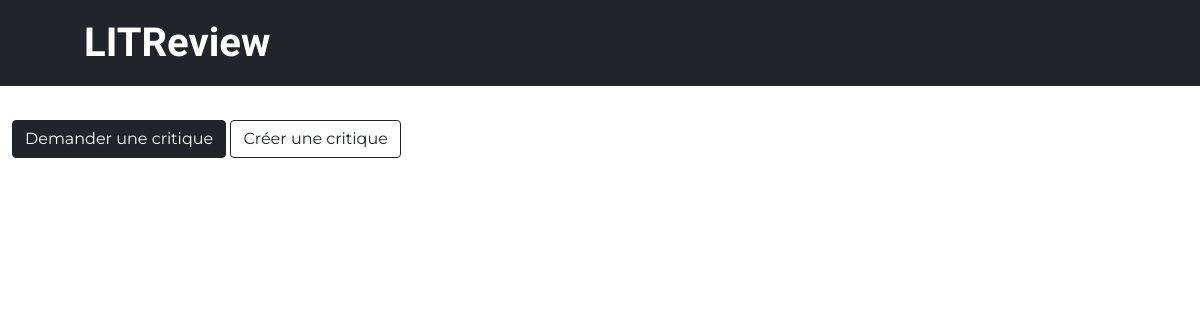
Before: /flux/ with the older database file.
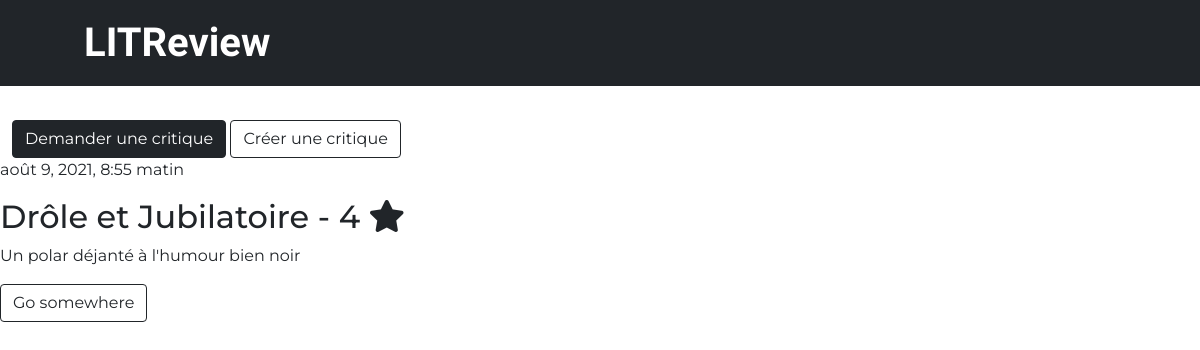
After: the same page with the newer database file.
### AppReview/models.py (models this page shows, shortened)
class Review(models.Model):
    ticket = models.ForeignKey(to=Ticket, on_delete=models.CASCADE)
    rating = models.PositiveSmallIntegerField(
        validators=[MinValueValidator(0), MaxValueValidator(5)])
    headline = models.CharField(max_length=128)
    body = models.CharField(max_length=8192, blank=True)
    user = models.ForeignKey(
        to=settings.AUTH_USER_MODEL, on_delete=models.CASCADE)
    time_created = models.DateTimeField(auto_now_add=True)

### AppReview/views.py (the view)
# urls.py: path('flux/', views.flux, name='flux'),
def flux(request):
    reviews = Review.objects.all()
    return render(request, 'AppReview/flux.html', {"reviews": reviews})

### AppReview/templates/AppReview/flux.html (shortened to what this page needs)
{% extends 'base.html' %}
{% block content %}
    <div class="flux-buttons container-fluid">
        <button type="button" class="btn btn-dark">Demander une critique</button>
        <button type="button" class="btn btn-outline-dark">Créer une critique</button>
    </div>
    {% for review in reviews %}
        <p>{{ review.time_created }}</p>
        <h2>{{ review.headline }} - {{ review.rating }} <i class="fas fa-star"></i></h2>
        <p>{{ review.body }}</p>
        <a href="#" class="btn btn-outline-dark">Go somewhere</a>
    {% endfor %}
{% endblock %}

### LitReview/templates/LitReview/base.html (shortened to what this page needs)
<!doctype html>
<html lang="fr">
    <head>
        {% load static %}
        <link rel="stylesheet" href="https://use.fontawesome.com/releases/v5.15.4/css/all.css">
        <link href="https://cdn.jsdelivr.net/npm/bootstrap@5.0.2/dist/css/bootstrap.min.css" rel="stylesheet">
        <link rel="stylesheet" href="{% static 'css/style.css' %}">
    </head>
    <body>
        <header>
            <div class="navigation container-fluid">
                <nav class="navbar navbar-expand-lg navbar-dark">
                    <a class="navbar-brand" href="#">LITReview</a>
                </nav>
            </div>
        </header>
        {% block content %}{% endblock %}
    </body>
</html>

### AppReview/static/css/style.css (style rules this page uses)
body { font-family: 'Montserrat', sans-serif; }
header { height: 15vh; }
.navigation { background-color: #212529; padding: 0 7%; vertical-align: center; }
.navbar-brand { font-family: 'Ubuntu', sans-serif; font-size: 2.5rem; font-weight: bold; }

Changed rows visible on the page:
added Review: time_created "août 9, 2021, 8:55 matin", headline "Drôle et Jubilatoire", rating "4", body "Un polar déjanté à l'humour bien noir"
